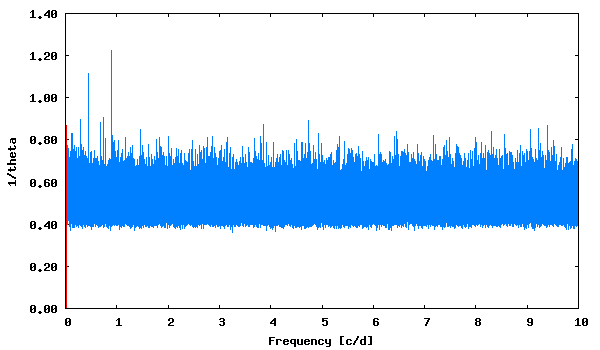

Write gnuplot code to recreate this figure.
set term png size 600,350 medium
set colors classic
set output "phase_lc_7.lk.png"
set xlabel "Frequency [c/d]"
set ylabel "1/theta"
set format y "%5.2f"
plot [] "lk.periodogram" using 1:2 with lines linecolor 3 title "", "<echo '0.018099  0.87'" with impulses linecolor 1 title ""
 
